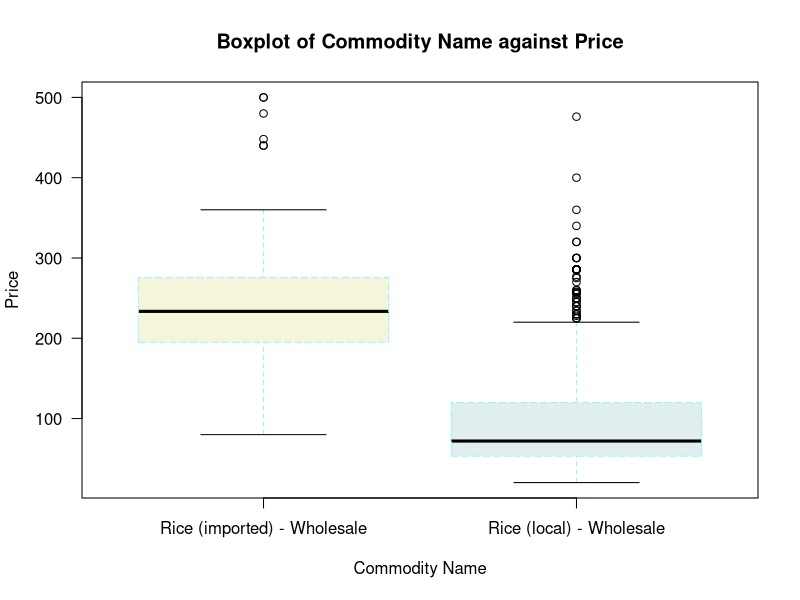
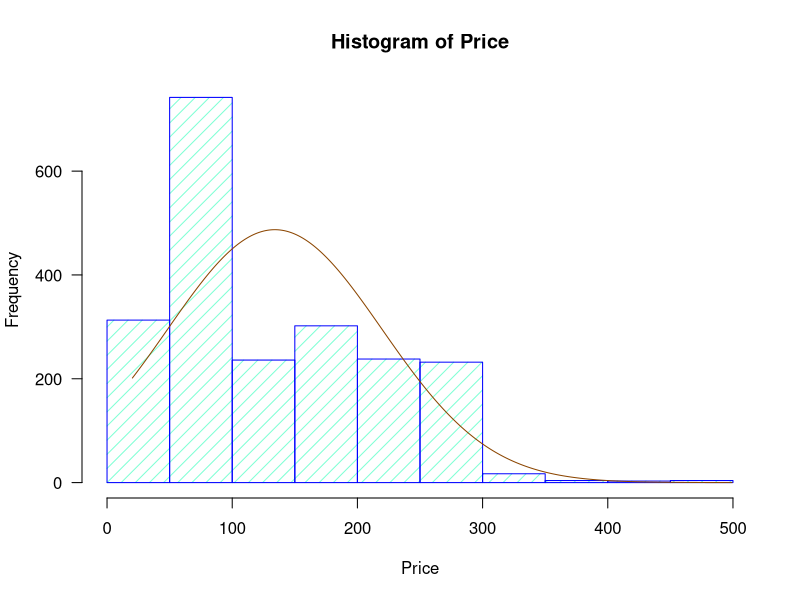

These charts were generated, in order, by the following R code:
library(tidyverse)

# Load Dataset
df <- read_csv("ghana-food-prices-1.csv", show_col_types = FALSE)

# Filter the Dataframe to get the 
dfRiceOnly <- df %>%
              filter(cmname %in% c("Rice (local) - Wholesale",
                "Rice (imported) - Wholesale")) %>%
                filter(unit %in% "50 KG")

pdf("visualization.pdf")

# Box Plot
####################

x <- dfRiceOnly$cmname
y <- as.numeric(dfRiceOnly$price)


boxplot(y ~ x,
        main = "Boxplot of Commodity Name against Price",
        xlab = "Commodity Name",
        ylab = "Price",
        boxlty = 5,
        boxfill = c("beige", "azure2"),
        boxcol = "cadetblue1",
        whiskcol = "cadetblue1",
        yaxt = "n"
        )

        axis(side = 2, las = 2, labels = names(x))

# Histogram
####################

yMin <- min(y)
yMax <- max(y)
yMean <- mean(y)
ySd <- sd(y)

h <- hist(
  y, density = 10, breaks = 10,
  freq = TRUE,
  border = "blue",
  col = "aquamarine",
  main = "Histogram of Price",
  xlab = "Price",
  yaxt = "n"
  )

  axis(side = 2, las = 2, labels = names(x))

w <- seq(yMin, yMax, 1)
z <- dnorm(w, mean = yMean, sd = ySd)

z1 <- z * diff(h$mid[1:2]) * length(y)

lines(w, z1, col = "darkorange4")

dev.off()
